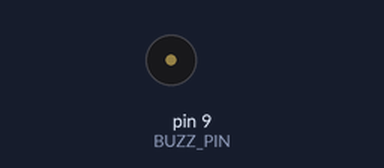
Bench run of a sketch on a simulated Arduino Uno, built with avr-gcc and run on an emulated ATmega328P. Parts: buzzer (waves = sounding).

Above: at 0.1 s.
At 28.5 s:
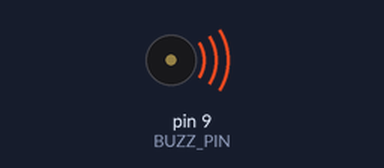
Timing chart, 0 to 40.0 s (numbered marks = the images above):
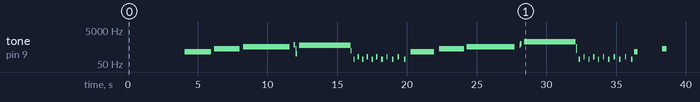

Measured:
- by itself, tone on pin 9 (BUZZ_PIN): plays 262 Hz for 1.9 s, 392 Hz for 1.8 s, 523 Hz for 3.3 s, 659 Hz for 0.11 s, 392 Hz for 0.02 s, 196 Hz for 0.08 s … (40 notes in this stretch)

The sketch:

test_both_custom_images.ino
```cpp
const int BUZZ_PIN = 9;

// Frequencies in Hz (rounded, low freqs treated as rests)
const int melody[] = {
  0, 262, 0, 392, 0, 523, 0, 659, 392, 196, 0, 622,
  311, 0, 98, 0, 131, 0, 98, 0, 131, 0, 98, 0,
  131, 0, 98, 0, 131, 0, 98, 0, 131, 0, 98, 0,
  262, 0, 392, 0, 523, 0, 622, 784, 0, 1047,
  523, 330, 0, 98, 0, 131, 0, 98, 0, 131, 0,
  98, 0, 131, 0, 98, 0, 131, 0, 98, 0, 131,
  0, 98, 0, 262, 0, 392, 0, 523, 0, 659, 131,
  0, 880, 698, 523, 147, 87, 880, 988, 1047,
  1175, 1319, 698, 1397, 1568, 1319, 1397,
  1568, 784, 1760, 880, 988, 1976, 2093, 1047
};

// Durations in milliseconds (copied directly)
const int durations[] = {
  4057,1886,222,1833,212,3322,289,112,19,84,112,3693,
  78,107,88,207,89,209,113,195,93,229,105,212,
  96,249,110,234,102,289,118,264,110,313,115,358,
  1674,318,1801,148,3462,345,19,103,177,3692,
  10,10,154,92,238,73,240,105,226,86,228,88,
  253,89,269,102,264,93,282,96,304,98,315,103,
  91,251,1746,323,1735,334,3493,272,181,27,
  72,3522,10,128,13,38,362,338,2775,1338,
  588,13,675,2863,300,300,2313,38,1466,47,
  16,1797,9363,62
};

const int N = sizeof(melody) / sizeof(melody[0]);

void setup() {
  pinMode(BUZZ_PIN, OUTPUT);
}

void loop() {
  for (int i = 0; i < N; i++) {
    int freq = melody[i];
    int dur  = durations[i];

    if (freq <= 0) {
      noTone(BUZZ_PIN);
      delay(dur);
    } else {
      // Clamp to buzzer-friendly range
      if (freq < 60) freq = 60;
      if (freq > 4000) freq = 4000;

      tone(BUZZ_PIN, freq);
      delay(dur);
      noTone(BUZZ_PIN);
    }

    delay(10); // small separation between events
  }

  delay(3000); // pause before repeating
}
```

Source omitted: da-astronaut.c (data table, 13156 bytes), amanda-heart.c (data table, 6690 bytes)
